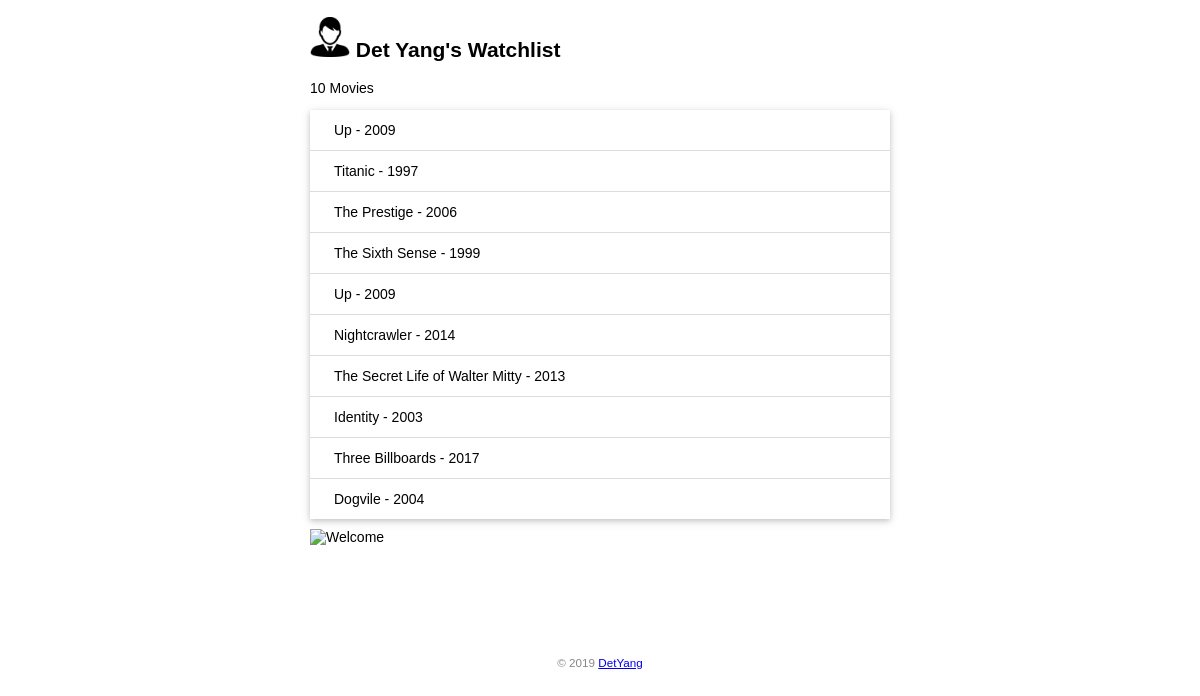
The page / on the database its author committed.
### app.py (models this page shows)
class User(db.Model):
    id = db.Column(db.Integer, primary_key=True)
    name = db.Column(db.String(20))

class Movie(db.Model):
    id = db.Column(db.Integer, primary_key=True)
    title = db.Column(db.String(60))
    year = db.Column(db.String(4))

### app.py (the view)
@app.route('/')
def index():
    user = User.query.first()
    movies = Movie.query.all()
    return render_template('index.html', user=user, movies=movies)

### templates/index.html (shortened to what this page needs)
<!DOCTYPE html>
<html lang = "en">
<head>
    <link rel="stylesheet" href="{{ url_for('static', filename='style.css') }}" type="text/css">
</head>
<body>
    <h2>
        <img alt="Avatar" class="avatar" src="{{ url_for('static', filename='images/user.png') }}">
        {{ user.name }}'s Watchlist
    </h2>
    <p>{{ movies|length }} Movies</p>
    <ul class="movie-list">
        {% for movie in movies %}
        <li>{{ movie.title }} - {{ movie.year}}</li>
        {% endfor %}
    </ul>
    <img alt="Welcome" class="welcome" src="{{ url_for('static', filename='images/welcome.gif') }}">
    <footer>
        <small> &copy; 2019 <a href = "https://github.com/detyang">DetYang</a></small>
    </footer>
</body>
</html>

### static/style.css (style rules this page uses)
body { margin: auto; max-width: 580px; font-size: 14px; font-family: Helvetica, Arial, sans-serif; }
footer { color: #888; margin-top: 15px; text-align: center; padding: 10px; }
.avatar { width: 40px; }
.movie-list { list-style-type: none; padding: 0; margin-bottom: 10px; box-shadow: 0 2px 5px 0 rgba(0, 0, 0, 0.15), 0 2px 10px 0 rgba(0, 0, 0, 0.12); }
.movie-list li { padding: 12px 24px; border-bottom: 1px solid #ddd; }
.movie-list li:last-child { border-bottom: none; }
.welcome { display: block; margin: 0 auto; height: 100px; }

### rows shown on the page
User: name "Det Yang"
Movie: title "Up", year "2009"
Movie: title "Titanic", year "1997"
Movie: title "The Prestige", year "2006"
Movie: title "The Sixth Sense", year "1999"
Movie: title "Up", year "2009"
Movie: title "Nightcrawler", year "2014"
Movie: title "The Secret Life of Walter Mitty", year "2013"
Movie: title "Identity", year "2003"
Movie: title "Three Billboards", year "2017"
Movie: title "Dogvile", year "2004"

### other values the page prints
{{ movies|length }} "10"
